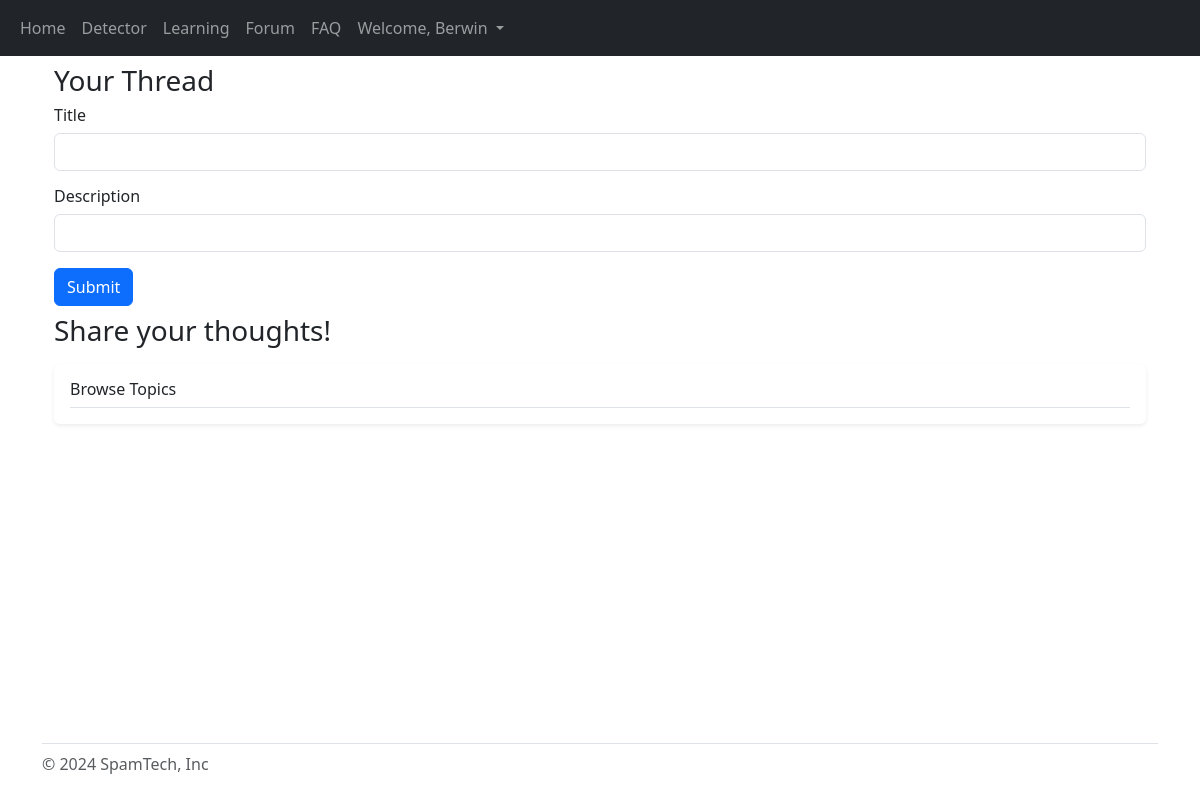
Page /forum (signed in) on the earlier database version.
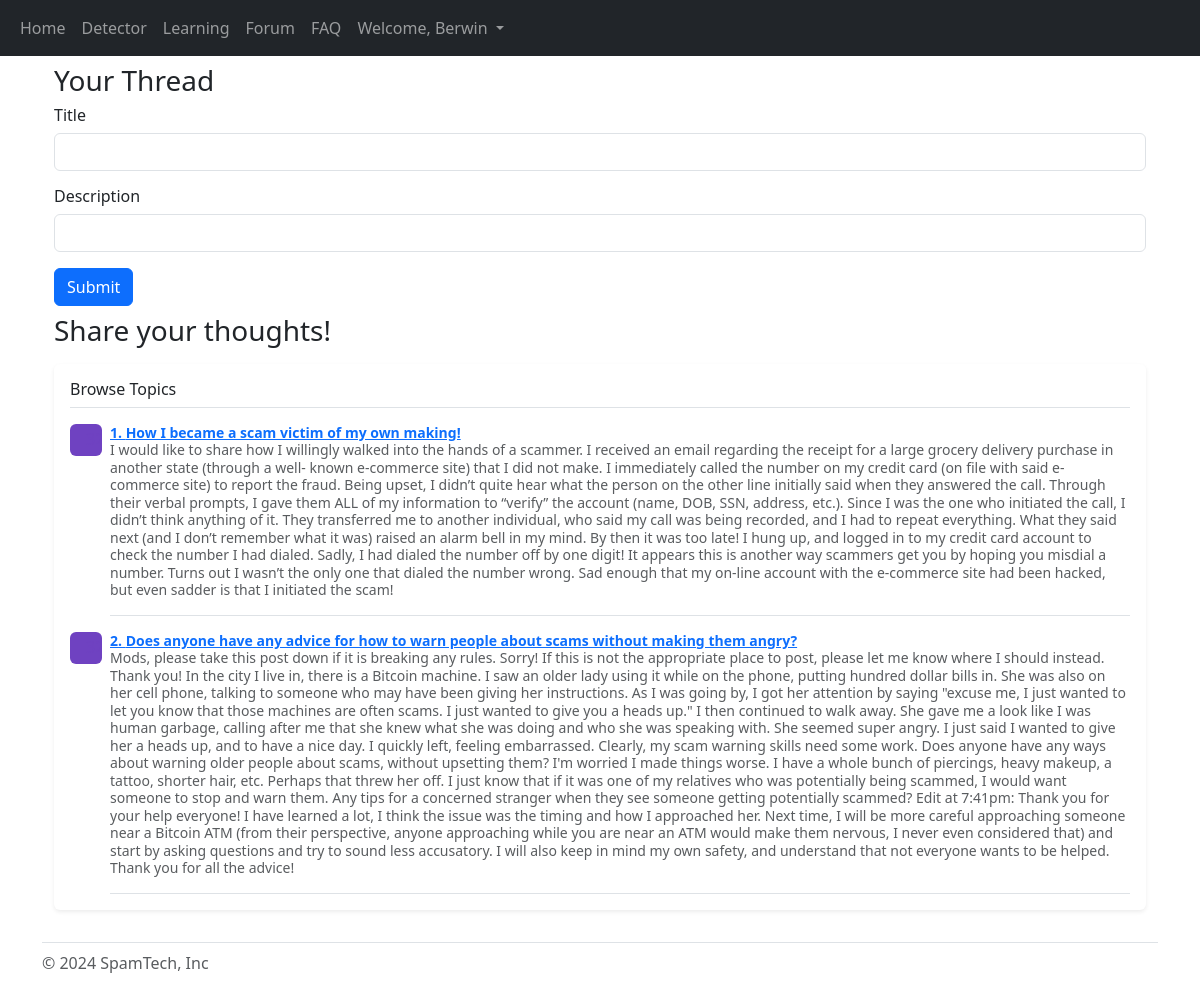
Same page on the later database version.
### website/models.py (models this page shows)
class User(db.Model, UserMixin):
    id = db.Column(db.Integer, primary_key=True)
    email = db.Column(db.String (150), unique=True)
    password = db.Column(db.String (150))
    first_name = db.Column(db.String (150))

class Topic (db.Model):
    id = db.Column(db.Integer, primary_key=True)
    title = db.Column(db.String(150), unique=True, nullable=False)
    description = db.Column(db.String)

### website/pages/forum.py (the view)
@forum_page.route ('/forum', methods = ['GET', 'POST'])
@login_required
def forum ():
    if request.method == 'POST':
        title = request.form.get('title')
        description = request.form.get('description')
        topic = Topic (title = title, description = description)
        db.session.add (topic)
        db.session.commit ()
    topics = db.session.execute (db.select(Topic)).scalars ()
    return render_template ("forum_topic.html", user=current_user, topics=topics)

### website/templates/forum_topic.html (shortened to what this page needs)
{% extends "base/base.html" %} {% block title %} More {% endblock %} {% block
content%}
<div class="container">
  <h1 class="fs-3 my-2">Your Thread</h1>
  <form method="POST">
    <div class="form-group mb-3">
      <h3 class="fs-6 my-2">Title</h3>
      <input type="text" class="form-control" name="title" />
    </div>
    <div class="form-group mb-3">
      <h3 class="fs-6 my-2">Description</h3>
      <input type="text" class="form-control" name="description" />
    </div>
    <button type="submit" class="btn btn-primary">Submit</button>
  </form>
  <h1 class="fs-3 my-2">Share your thoughts!</h1>
  <div class="my-3 p-3 bg-body rounded shadow-sm">
    <h6 class="border-bottom pb-2 mb-0">Browse Topics</h6>
    {% for item in topics %}
    <div class="d-flex text-muted pt-3">
      <svg
        class="bd-placeholder-img flex-shrink-0 me-2 rounded"
        width="32"
        height="32"
        xmlns="http://www.w3.org/2000/svg"
        role="img"
        aria-label="Placeholder: 32x32"
        preserveAspectRatio="xMidYMid slice"
        focusable="false"
      >
        <text x="50%" y="50%" fill="#6f42c1" dy=".3em">32x32</text>
      </svg>
      <p class="pb-3 mb-0 small lh-sm border-bottom">
        <strong class="d-block text-gray-dark">
          <a href="/forum/{{item.id}}"> {{item.id}}. {{item.title}} </a></strong
        >
        {{item.description}}
      </p>
    </div>
    {% endfor %}
  </div>
</div>
{% endblock %}

### website/templates/base/base.html (shortened to what this page needs)
<!DOCTYPE html>
<html>
  <head>
    <link
      href="https://cdn.jsdelivr.net/npm/bootstrap@5.3.3/dist/css/bootstrap.min.css"
      rel="stylesheet"
    />
  </head>
  {% if user.is_authenticated %}
  <nav class="navbar navbar-expand-lg navbar-dark bg-dark">
    <div class="container-fluid">
      <div class="collapse navbar-collapse" id="navbarSupportedContent">
        <ul class="navbar-nav me-auto mb-2 mb-lg-0">
          <li class="nav-item">
            <a class="nav-link" id="home" aria-current="page" href="/">Home</a>
          </li>
          <li class="nav-item">
            <a class="nav-link" id="detector" href="/detector">Detector</a>
          </li>
          <li class="nav-item">
            <a class="nav-link" id="learning" href="/learning">Learning</a>
          </li>
          <li class="nav-item">
            <a class="nav-link" id="forum" href="/forum">Forum</a>
          </li>
          <li class="nav-item">
            <a class="nav-link" id="faq" href="/faq">FAQ</a>
          </li>
          <li class="nav-item dropdown">
            <a
              class="nav-link dropdown-toggle"
              href="#"
              role="button"
              data-bs-toggle="dropdown"
              aria-expanded="false"
            >
              Welcome, {{user.first_name}}
            </a>
          </li>
        </ul>
      </div>
    </div>
  </nav>
  {% endif %}
  <body class="d-flex flex-column min-vh-100">
    <div class="container">{% block content%} {% endblock %}</div>
  </body>
  <div id="footer" class="mt-auto container">
    <footer
      class="flex-wrap justify-content-between align-items-center py-2 my-3 border-top"
    >
      <div class="col-md-4 d-flex align-items-center">
        <span class="mb-3 mb-md-0 text-body-secondary"
          >&copy; 2024 SpamTech, Inc</span
        >
      </div>
    </footer>
  </div>
</html>

Differences in the rows shown:
added Topic: id "1", title "How I became a scam victim of my own making!", description "I would like to share how I willingly walked into the hands of a scammer. I received an email regarding the receipt for a large grocery delivery purchase in another state (through a well- known e-commerce site) that I did not make. I immediately called the number on my credit card (on file with said e-commerce site) to report the fraud. Being upset, I didn’t quite hear what the person on the other line initially said when they answered the call. Through their verbal prompts, I gave them ALL of my information to “verify” the account (name, DOB, SSN, address, etc.). Since I was the one who initiated the call, I didn’t think anything of it. They transferred me to another individual, who said…"
added Topic: id "2", title "Does anyone have any advice for how to warn people about scams without making them angry?", description "Mods, please take this post down if it is breaking any rules. Sorry! If this is not the appropriate place to post, please let me know where I should instead. Thank you! In the city I live in, there is a Bitcoin machine. I saw an older lady using it while on the phone, putting hundred dollar bills in. She was also on her cell phone, talking to someone who may have been giving her instructions. As I was going by, I got her attention by saying \"excuse me, I just wanted to let you know that those machines are often scams. I just wanted to give you a heads up.\" I then continued to walk away. She gave me a look like I was human garbage, calling after me that she knew what she was doing and who…"
